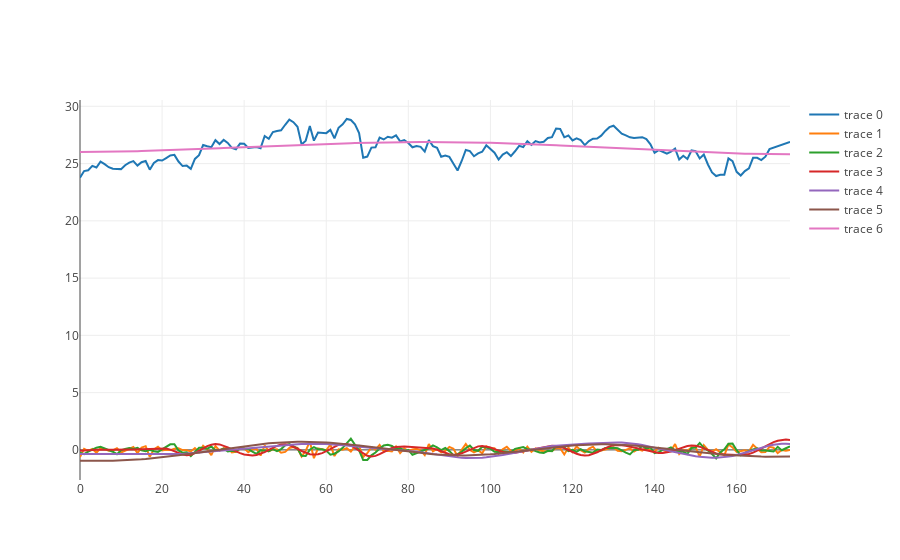

Notebook code for this chart:
### Code cell
from PyEMD import EMD, CEEMDAN
import numpy as np
import pandas as pd

df = pd.read_csv('./data/PETR4.SA.csv')

np_data = np.asarray(df['Adj Close'])
np_data_x = np.asarray(df['Volume'])

# s = np.append (np_data, [26.60, 26.74, 26.90, 27.12, 27.53])
# s = np.append (np_data, [28.60, 25.4, 29.5, 26.04, 30.6, 24.4])
# s = np.append (np_data, [32.04, 33.6, 35.4, 36.07, 38.9, 40])
# s = np.append (np_data, [32.04, 33.6, 35.4, 36.07, 38.9])
s = np.append (np_data, [26.60, 26.74, 26.90])
# s = np_data

data=[go.Scatter(x=np.arange(len(s)), y=s, mode='lines')]

emd_config = {"std_thr": 0.001, "range_thr": 0.005}
emd = EMD(spline_kind='cubic', nbsym=10, **emd_config)

ceemdan_config = {"range_thr": 0.0001, "total_power_thr": 0.001}
ceemdan = CEEMDAN(trials=500, epsilon=2, ext_EMD=emd, parallel=True, **ceemdan_config)

# ceemdan = CEEMDAN()
IMFs = ceemdan(s)
# IMFs = emd(s)
qtd_comp = len(IMFs)
print(f"Quantidade de componentes : {qtd_comp}")

for component in IMFs:
    component_length = len(component)
    data +=[go.Scatter(x=np.arange(component_length), y=component, mode='lines')]

py.iplot(data)

### Figure 1 — Plotly figure (JSON) as saved in the notebook; plotly's stock layout.template omitted (floating-point values rounded to 4 significant figures; data arrays with more than 128 entries replaced by an {"elided": "..."} marker saying what was removed)
{"data": [{"mode": "lines", "type": "scatter", "uid": "44cf8267-fe63-493d-8aa2-538504fd94d8", "x": {"elided": "174 int values"}, "y": {"elided": "174 float values"}}, {"mode": "lines", "type": "scatter", "uid": "3d0da022-141a-4204-a04d-e2cc3879eeac", "x": {"elided": "174 int values"}, "y": {"elided": "174 float values"}}, {"mode": "lines", "type": "scatter", "uid": "e5699f7c-d8f0-48bc-bbbd-07a9a7d017de", "x": {"elided": "174 int values"}, "y": {"elided": "174 float values"}}, {"mode": "lines", "type": "scatter", "uid": "d94121a1-84be-4e55-bdfa-6f5987492bdd", "x": {"elided": "174 int values"}, "y": {"elided": "174 float values"}}, {"mode": "lines", "type": "scatter", "uid": "74ca10f0-3c54-49f9-a865-8d6ce9102a1e", "x": {"elided": "174 int values"}, "y": {"elided": "174 float values"}}, {"mode": "lines", "type": "scatter", "uid": "0211e67c-8ad3-4c97-9e0c-239a412e0c60", "x": {"elided": "174 int values"}, "y": {"elided": "174 float values"}}, {"mode": "lines", "type": "scatter", "uid": "d58205a6-254d-4da4-b683-a876f1cecf63", "x": {"elided": "174 int values"}, "y": {"elided": "174 float values"}}], "layout": {}}
